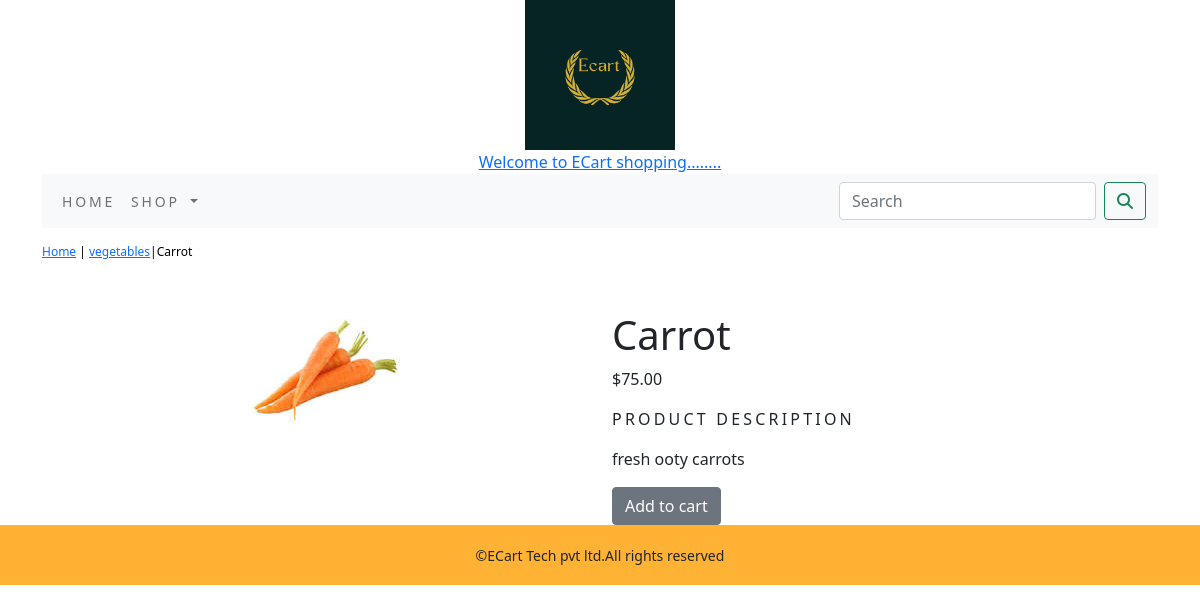
The page /ecapp/vegetables/carrot/ on the database its author committed.
### ecapp/models.py (models this page shows, shortened)
class Product(models.Model):
    name = models.CharField(max_length=250,unique=True)
    slug = models.SlugField(max_length=250,unique=True)
    description = models.TextField(blank=True)
    price=models.DecimalField(max_digits=10,decimal_places=2)
    category=models.ForeignKey(Category,on_delete=models.CASCADE)
    image = models.ImageField(upload_to='product',blank=True)
    stock=models.IntegerField()
    available=models.BooleanField(default=True)
    created=models.DateTimeField(auto_now_add=True)
    updated=models.DateTimeField(auto_now=True)
    class Meta:
        ordering=('name',)
        verbose_name='product'
        verbose_name_plural='products'

class Category(models.Model):
    name=models.CharField(max_length=250,unique=True)
    slug=models.SlugField(max_length=250,unique=True)
    description=models.TextField(blank=True)
    image=models.ImageField(upload_to='category',blank=True)
    class Meta:
        ordering=('name',)
        verbose_name='category'
        verbose_name_plural='categories'
    def get_url(self):
        return reverse('ecapp:product_by_category',args=[self.slug])
    def __str__(self):
        return '{}'.format(self.name)

### ecapp/views.py (the view)
# urls.py: path('<slug:c_slug>/<slug:product_slug>/',views.proDetail,name='prodCatdetail'),
def proDetail(request,c_slug,product_slug):
    try:
        product=Product.objects.get(category__slug=c_slug,slug=product_slug)
    except Exception as e:
        raise e
    return render(request,'product.html',{'product':product})

### cartapp/context_processors.py (called while the page is built)
def counter(request):
    item_count=0
    if 'admin' in request.path:
        return { }
    else:
        try:
            cart=Cart.objects.filter(cart_id=_cart_id(request))
            cart_items=CartItem.objects.all().filter(cart=cart[:1])
            for cart_item in cart_items:
                item_count += cart_item.quantity
        except Cart.DoesNotExist:
            item_count = 0
    return dict(item_count=item_count)

### cartapp/views.py (called while the page is built)
def _cart_id(request):
    cart=request.session.session_key
    if not cart:
        cart=request.session.create()
    return cart

### ecapp/context_processors.py (called while the page is built)
def menu_links(request):
    links=Category.objects.all()
    return dict(links=links)

### templates/product.html (shortened to what this page needs)
{% extends 'base.html' %}
{% load static %}
{% block content %}
<div class="row my_prod_row_class">
    <div class="mx_auto">
        <p> <a href="{% url 'ecapp:allProdCat' %}" > Home</a> | <a href="{{product.category.get_url}}">{{product.category}}</a>|{{product.name}}</p>
    </div>
</div>
<div class="container">
  <br>
  <div class="row">
    <div class="col-md-12 col-sm-12 col-md-12 col-lg-6 text-center">
        <div style="min-width:18rem">
            <img src="{{product.image.url}}" alt="{{product.name}}">
        </div>
    </div>
       <div class="col-12 col-sm-12 col-md-12 col-lg-6">
          <div>
            <h1 clas="my_prod_title">{{product.name}}</h1>
            <p>${{product.price}}</p>
            <p class="my_title">Product Description</p>
            <p class="text-justify my_prod_text">{{product.description}}</p>
            {% if product.stock <= 0 %}
            <p class="text-justify my_prod_text"><b> Out of stock</b></p>
            {% else %}
            <a class="btn btn-secondary" href="{% url 'cartapp:add_cart' product.id %}">Add to cart</a>
            {% endif %}
          </div>
       </div>
    </div>
  </div>
{% endblock %}

### static/css/custom.css (style rules this page uses)
.my_title { font-size:16px; text-transform:uppercase; letter-spacing:.2em; }
.my_prod_row_class { padding-top:15px; padding-bottom:10px; }
.my_prod_row_class .mx_auto { color:#000; font-size:12px; text-decoration:none; }
.my_prod_text { padding-right:20px; }

### rows shown on the page
Product: category "vegetables", name "Carrot", image (picture), price "75.00", description "fresh ooty carrots"
